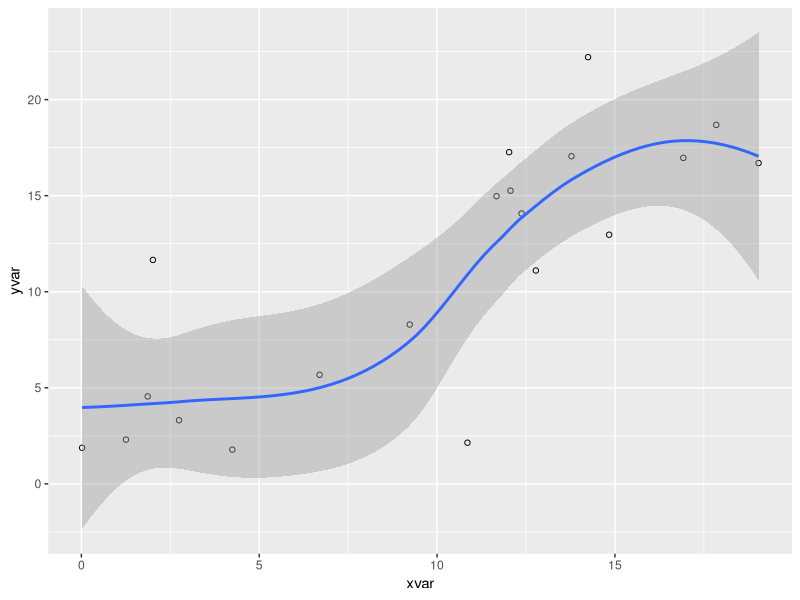

Write R code to recreate this figure.
## ---- chunk 1
#| echo: fenced
#| code-fold: true

library(ggplot2)
dat <- data.frame(cond = rep(c("A", "B"), each=10),
                  xvar = 1:20 + rnorm(20,sd=3),
                  yvar = 1:20 + rnorm(20,sd=3))

ggplot(dat, aes(x=xvar, y=yvar)) +
    geom_point(shape=1) + 
    geom_smooth() 
